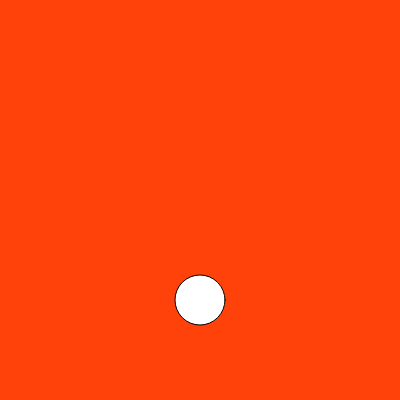
Frame 1 (no input)
Frame 60 (no input): identical to frame 1, image omitted
Frame 120 (the mouse pressed at the canvas centre since frame 60): identical to frame 1, image omitted

The p5.js sketch that drew this single still picture (run headless with seeded random() and noise() and a simulated clock; from frame 60 on, the mouse is pressed at the canvas centre):

// p5.js sketch
// ── sketch.js
///<reference path="p5.global-mode.d.ts"/>

function setup() {
	createCanvas(400, 400);
}

function draw() {
	background(255, 66, 10);
	ellipse(200, 300, 50, 50);
}
